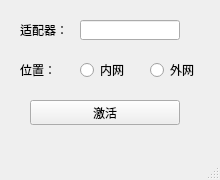
<?xml version="1.0" encoding="UTF-8"?>
<ui version="4.0">
 <class>MainWindow</class>
 <widget class="QMainWindow" name="MainWindow">
  <property name="geometry">
   <rect>
    <x>0</x>
    <y>0</y>
    <width>220</width>
    <height>180</height>
   </rect>
  </property>
  <property name="windowTitle">
   <string>证券三楼IP切换器</string>
  </property>
  <widget class="QWidget" name="centralwidget">
   <widget class="QLabel" name="label">
    <property name="geometry">
     <rect>
      <x>20</x>
      <y>20</y>
      <width>60</width>
      <height>20</height>
     </rect>
    </property>
    <property name="text">
     <string>适配器：</string>
    </property>
   </widget>
   <widget class="QLabel" name="label_2">
    <property name="geometry">
     <rect>
      <x>20</x>
      <y>60</y>
      <width>50</width>
      <height>20</height>
     </rect>
    </property>
    <property name="text">
     <string>位置：</string>
    </property>
   </widget>
   <widget class="QLineEdit" name="lineEdit">
    <property name="geometry">
     <rect>
      <x>80</x>
      <y>20</y>
      <width>100</width>
      <height>20</height>
     </rect>
    </property>
   </widget>
   <widget class="QRadioButton" name="radioButton">
    <property name="geometry">
     <rect>
      <x>80</x>
      <y>60</y>
      <width>60</width>
      <height>20</height>
     </rect>
    </property>
    <property name="text">
     <string>内网</string>
    </property>
   </widget>
   <widget class="QRadioButton" name="radioButton_2">
    <property name="geometry">
     <rect>
      <x>150</x>
      <y>60</y>
      <width>60</width>
      <height>20</height>
     </rect>
    </property>
    <property name="text">
     <string>外网</string>
    </property>
   </widget>
   <widget class="QPushButton" name="pushButton">
    <property name="geometry">
     <rect>
      <x>30</x>
      <y>100</y>
      <width>150</width>
      <height>25</height>
     </rect>
    </property>
    <property name="text">
     <string>激活</string>
    </property>
   </widget>
  </widget>
  <widget class="QMenuBar" name="menubar">
   <property name="geometry">
    <rect>
     <x>0</x>
     <y>0</y>
     <width>220</width>
     <height>22</height>
    </rect>
   </property>
  </widget>
  <widget class="QStatusBar" name="statusbar"/>
 </widget>
 <resources/>
 <connections/>
</ui>
